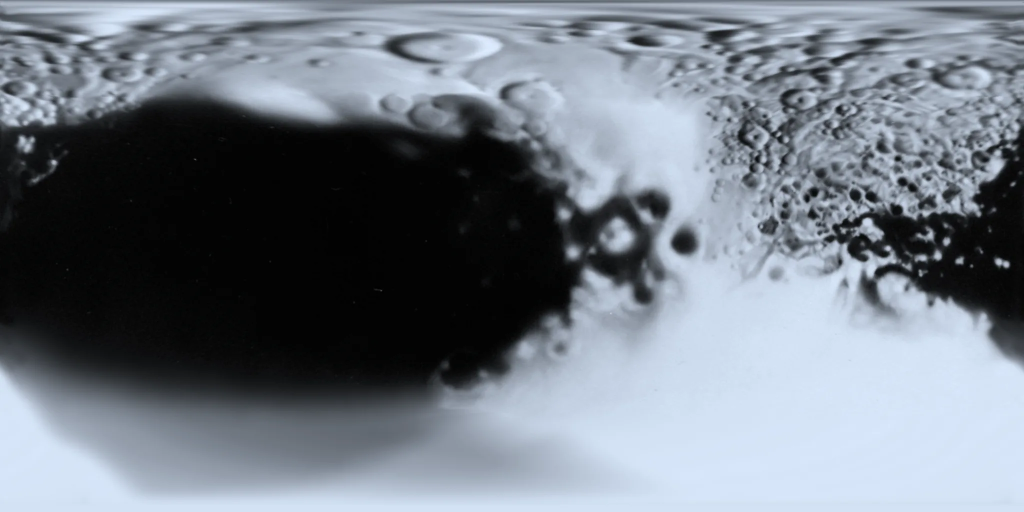
#> input picture apple-iapetus.webp, 2048 x 1024 px (shown at 1/2 size)
$ python -i prepare-space-assets.py   (imports and definitions only)
#> lines starting #> are read from the running program, lines starting #| are printed output that depends on the picture
#> further down, picture is the input picture: PIL image 2048x1024 RGB; mean R, G, B 114.3, 122.2, 132.1
"""Prepare credited NASA source maps for the portfolio's project worlds."""

from __future__ import annotations

import argparse
from pathlib import Path

from PIL import Image, ImageChops, ImageDraw, ImageFilter, ImageOps


ROOT = Path(__file__).resolve().parents[1]
SOURCE_DIR = ROOT / "tmp" / "space-assets"
OUTPUT_DIR = ROOT / "public" / "media" / "celestial"
APPLE_SOURCE_DIR = ROOT.parent / "苹果落下之前"
APPLE_OUTPUT_DIR = ROOT / "public" / "media"
ASSETS = {
    "iapetus.jpg": ("apple-iapetus.webp", (0.90, 0.96, 1.04)),
    "callisto.jpg": ("yongshu-callisto.webp", (1.03, 0.92, 0.78)),
    "europa.jpg": ("nearby-europa.webp", (0.96, 0.91, 1.08)),
}


def grade_channel(channel: Image.Image, factor: float) -> Image.Image:
    return channel.point(lambda value: min(255, round(value * factor)))


# [20 lines left out: functions prepare_space_assets, add_edge_light, not called in this run]


def ensure_cutout(source: Image.Image) -> Image.Image:
    if "A" in source.getbands():
        return source.convert("RGBA")
    rgb = source.convert("RGB")
    minimum = ImageChops.darker(ImageChops.darker(*rgb.split()[:2]), rgb.split()[2])
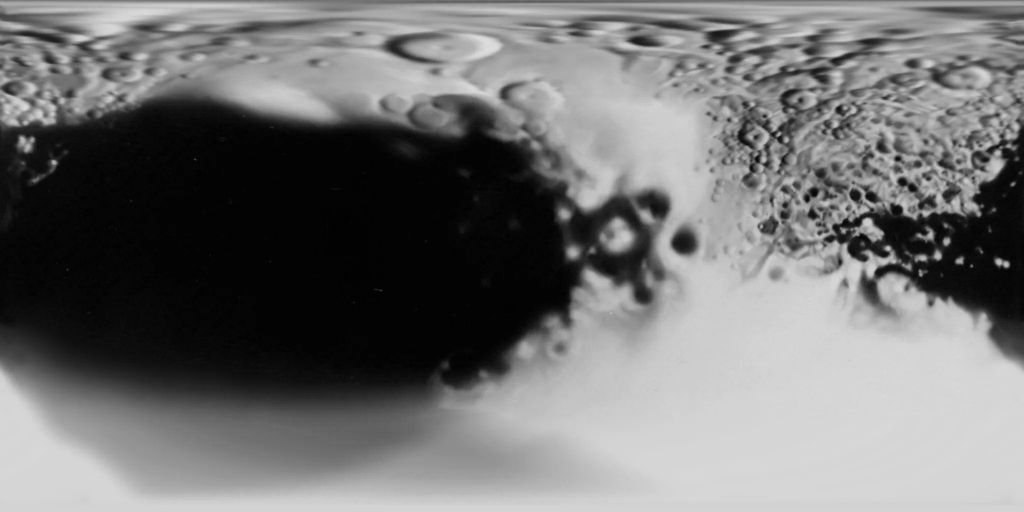
#> minimum: PIL image 2048x1024 L (shown at 1/2 size); min 0, max 222, mean 114.3
    white = minimum.point(lambda value: 255 if value > 238 else 0)
#> white: PIL image 2048x1024 L; every value is 0
    ImageDraw.floodfill(white, (0, 0), 128, thresh=0)
#> white: PIL image 2048x1024 L; every value is 128
    alpha = white.point(lambda value: 0 if value == 128 else 255).filter(ImageFilter.GaussianBlur(0.7))
    rgba = rgb.convert("RGBA")
    rgba.putalpha(alpha)
    return rgba


# [85 lines left out: functions prepare_apple_media, main, not called in this run]


# [2 lines not run here, left out]

>>> from PIL import Image
>>> picture = Image.open('apple-iapetus.webp')
>>> result = ensure_cutout(picture)
